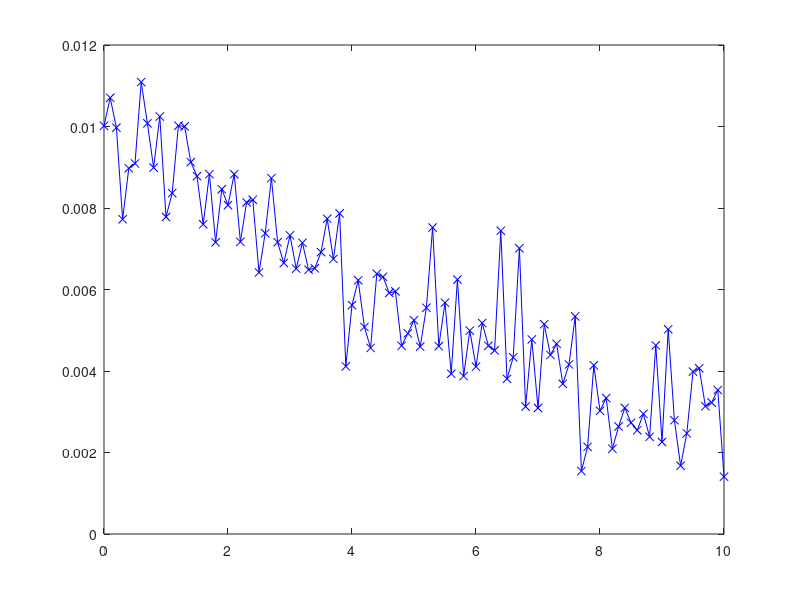

MATLAB code to generate this figure: (Note: this script raises an error after producing the figure.)
load('expdecay_2.mat')
plot(t,Smeas,'-bx')


% Step 2: Make an initial guess
S0 = 11.2;
T = 2.5;
x0 =[ S0, T];
S = modelExponetialDecay(x0, t);

% Plot them together,
plot( t, Smeas, '-bx', t, S, '-rx')
legend('Smeas', 'Smodel')

Sresidual = S - Smeas;

plot( t, Smeas, '-bx', t, S, '-rx',t, Sresidual, '-kx')
legend('Smeas', 'Smodel','Sresidual')

% Ccalculate cost
cost =  sum(Sresidual.^2);
fprintf('Cost = %f\n', cost)

fcost = @(x)costFunctionExponetialDecay(x, t, Smeas);
[x,fval] = fminunc(fcost,x0);

Sfit = modelExponetialDecay(x,t);
Sresidual = Sfit - Smeas;
plot( t, Smeas, '-bx', t, Sfit, '-rx',t, Sresidual, '-kx')
legend('Smeas', 'Sfit','Sresidual')

fprintf('Solution: S0=%f, T=%f\n', x(1), x(2));
